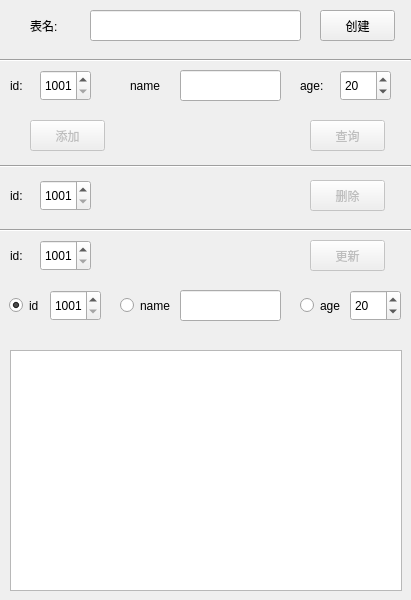
<?xml version="1.0" encoding="UTF-8"?>
<ui version="4.0">
 <class>SQLModelStu</class>
 <widget class="QWidget" name="SQLModelStu">
  <property name="geometry">
   <rect>
    <x>0</x>
    <y>0</y>
    <width>411</width>
    <height>600</height>
   </rect>
  </property>
  <property name="windowTitle">
   <string>SQLModelStu</string>
  </property>
  <widget class="QPushButton" name="pushButton_delete">
   <property name="enabled">
    <bool>false</bool>
   </property>
   <property name="geometry">
    <rect>
     <x>310</x>
     <y>180</y>
     <width>75</width>
     <height>31</height>
    </rect>
   </property>
   <property name="text">
    <string>删除</string>
   </property>
  </widget>
  <widget class="QLabel" name="label_insertage">
   <property name="geometry">
    <rect>
     <x>300</x>
     <y>70</y>
     <width>31</width>
     <height>31</height>
    </rect>
   </property>
   <property name="text">
    <string>age:</string>
   </property>
  </widget>
  <widget class="QTableView" name="tableView">
   <property name="geometry">
    <rect>
     <x>10</x>
     <y>350</y>
     <width>392</width>
     <height>241</height>
    </rect>
   </property>
   <attribute name="horizontalHeaderDefaultSectionSize">
    <number>130</number>
   </attribute>
  </widget>
  <widget class="QSpinBox" name="spinBox_insertage">
   <property name="geometry">
    <rect>
     <x>340</x>
     <y>70</y>
     <width>51</width>
     <height>31</height>
    </rect>
   </property>
   <property name="minimum">
    <number>0</number>
   </property>
   <property name="maximum">
    <number>120</number>
   </property>
   <property name="value">
    <number>20</number>
   </property>
  </widget>
  <widget class="Line" name="line">
   <property name="geometry">
    <rect>
     <x>0</x>
     <y>50</y>
     <width>411</width>
     <height>21</height>
    </rect>
   </property>
   <property name="orientation">
    <enum>Qt::Horizontal</enum>
   </property>
  </widget>
  <widget class="QSpinBox" name="spinBox_newid">
   <property name="geometry">
    <rect>
     <x>50</x>
     <y>290</y>
     <width>51</width>
     <height>31</height>
    </rect>
   </property>
   <property name="minimum">
    <number>1001</number>
   </property>
   <property name="maximum">
    <number>9999</number>
   </property>
  </widget>
  <widget class="Line" name="line_2">
   <property name="geometry">
    <rect>
     <x>0</x>
     <y>156</y>
     <width>411</width>
     <height>21</height>
    </rect>
   </property>
   <property name="orientation">
    <enum>Qt::Horizontal</enum>
   </property>
  </widget>
  <widget class="QLabel" name="label_tablename">
   <property name="geometry">
    <rect>
     <x>30</x>
     <y>10</y>
     <width>41</width>
     <height>31</height>
    </rect>
   </property>
   <property name="text">
    <string>表名:</string>
   </property>
  </widget>
  <widget class="QLineEdit" name="lineEdit_tablename">
   <property name="geometry">
    <rect>
     <x>90</x>
     <y>10</y>
     <width>211</width>
     <height>31</height>
    </rect>
   </property>
  </widget>
  <widget class="QSpinBox" name="spinBox_insertid">
   <property name="geometry">
    <rect>
     <x>40</x>
     <y>70</y>
     <width>51</width>
     <height>31</height>
    </rect>
   </property>
   <property name="minimum">
    <number>1001</number>
   </property>
   <property name="maximum">
    <number>9999</number>
   </property>
  </widget>
  <widget class="QLabel" name="label_updateid">
   <property name="geometry">
    <rect>
     <x>10</x>
     <y>240</y>
     <width>21</width>
     <height>31</height>
    </rect>
   </property>
   <property name="text">
    <string>id:</string>
   </property>
  </widget>
  <widget class="QRadioButton" name="radioButton_newname">
   <property name="geometry">
    <rect>
     <x>120</x>
     <y>290</y>
     <width>51</width>
     <height>31</height>
    </rect>
   </property>
   <property name="text">
    <string>name</string>
   </property>
  </widget>
  <widget class="QLineEdit" name="lineEdit_newname">
   <property name="geometry">
    <rect>
     <x>180</x>
     <y>290</y>
     <width>101</width>
     <height>31</height>
    </rect>
   </property>
  </widget>
  <widget class="QPushButton" name="pushButton_create">
   <property name="geometry">
    <rect>
     <x>320</x>
     <y>10</y>
     <width>75</width>
     <height>31</height>
    </rect>
   </property>
   <property name="text">
    <string>创建</string>
   </property>
  </widget>
  <widget class="QRadioButton" name="radioButton_newid">
   <property name="enabled">
    <bool>true</bool>
   </property>
   <property name="geometry">
    <rect>
     <x>9</x>
     <y>290</y>
     <width>41</width>
     <height>31</height>
    </rect>
   </property>
   <property name="text">
    <string>id</string>
   </property>
   <property name="checked">
    <bool>true</bool>
   </property>
  </widget>
  <widget class="QSpinBox" name="spinBox_updateid">
   <property name="geometry">
    <rect>
     <x>40</x>
     <y>240</y>
     <width>51</width>
     <height>31</height>
    </rect>
   </property>
   <property name="minimum">
    <number>1001</number>
   </property>
   <property name="maximum">
    <number>9999</number>
   </property>
  </widget>
  <widget class="QPushButton" name="pushButton_insert">
   <property name="enabled">
    <bool>false</bool>
   </property>
   <property name="geometry">
    <rect>
     <x>30</x>
     <y>120</y>
     <width>75</width>
     <height>31</height>
    </rect>
   </property>
   <property name="text">
    <string>添加</string>
   </property>
  </widget>
  <widget class="QLabel" name="label_insertid">
   <property name="geometry">
    <rect>
     <x>10</x>
     <y>70</y>
     <width>21</width>
     <height>31</height>
    </rect>
   </property>
   <property name="text">
    <string>id:</string>
   </property>
  </widget>
  <widget class="QRadioButton" name="radioButton_newage">
   <property name="geometry">
    <rect>
     <x>300</x>
     <y>290</y>
     <width>41</width>
     <height>31</height>
    </rect>
   </property>
   <property name="text">
    <string>age</string>
   </property>
  </widget>
  <widget class="QLabel" name="label_insertname">
   <property name="geometry">
    <rect>
     <x>130</x>
     <y>70</y>
     <width>31</width>
     <height>31</height>
    </rect>
   </property>
   <property name="text">
    <string>name:</string>
   </property>
  </widget>
  <widget class="Line" name="line_3">
   <property name="geometry">
    <rect>
     <x>0</x>
     <y>220</y>
     <width>411</width>
     <height>21</height>
    </rect>
   </property>
   <property name="orientation">
    <enum>Qt::Horizontal</enum>
   </property>
  </widget>
  <widget class="QLineEdit" name="lineEdit_insertname">
   <property name="geometry">
    <rect>
     <x>180</x>
     <y>70</y>
     <width>101</width>
     <height>31</height>
    </rect>
   </property>
  </widget>
  <widget class="QSpinBox" name="spinBox_deleteid">
   <property name="geometry">
    <rect>
     <x>40</x>
     <y>180</y>
     <width>51</width>
     <height>31</height>
    </rect>
   </property>
   <property name="minimum">
    <number>1001</number>
   </property>
   <property name="maximum">
    <number>9999</number>
   </property>
  </widget>
  <widget class="QSpinBox" name="spinBox_newage">
   <property name="geometry">
    <rect>
     <x>350</x>
     <y>290</y>
     <width>51</width>
     <height>31</height>
    </rect>
   </property>
   <property name="minimum">
    <number>0</number>
   </property>
   <property name="maximum">
    <number>120</number>
   </property>
   <property name="value">
    <number>20</number>
   </property>
  </widget>
  <widget class="QPushButton" name="pushButton_update">
   <property name="enabled">
    <bool>false</bool>
   </property>
   <property name="geometry">
    <rect>
     <x>310</x>
     <y>240</y>
     <width>75</width>
     <height>31</height>
    </rect>
   </property>
   <property name="text">
    <string>更新</string>
   </property>
  </widget>
  <widget class="QLabel" name="label_deleteid">
   <property name="geometry">
    <rect>
     <x>10</x>
     <y>180</y>
     <width>21</width>
     <height>31</height>
    </rect>
   </property>
   <property name="text">
    <string>id:</string>
   </property>
  </widget>
  <widget class="QPushButton" name="pushButton_select">
   <property name="enabled">
    <bool>false</bool>
   </property>
   <property name="geometry">
    <rect>
     <x>310</x>
     <y>120</y>
     <width>75</width>
     <height>31</height>
    </rect>
   </property>
   <property name="text">
    <string>查询</string>
   </property>
  </widget>
 </widget>
 <resources/>
 <connections/>
</ui>
